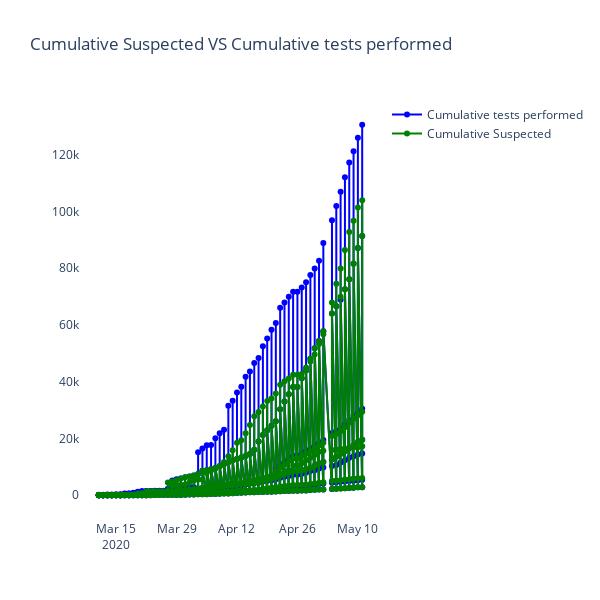

Write notebook code for a chart like this one.
### Code cell
fig = go.Figure()
fig.add_trace(go.Scatter(x=covid_data['Date'], y=covid_data['Cumulative  tests performed'],
                    mode='lines+markers',marker_color='blue',name='Cumulative tests performed'))
fig.add_trace(go.Scatter(x=covid_data['Date'], y=covid_data['Cumulative'],
                mode='lines+markers',marker_color='green',name='Cumulative Suspected'))
fig.update_layout(title_text='Cumulative Suspected VS Cumulative tests performed',plot_bgcolor='rgb(275, 270, 273)',width=600, height=600)
fig.show()

### Figure 1 — Plotly figure (JSON) as saved in the notebook; plotly's stock layout.template omitted (floating-point values rounded to 4 significant figures; data arrays with more than 128 entries replaced by an {"elided": "..."} marker saying what was removed)
{"data": [{"marker": {"color": "blue"}, "mode": "lines+markers", "name": "Cumulative tests performed", "type": "scatter", "x": {"elided": "440 str values"}, "y": {"elided": "440 int values"}}, {"marker": {"color": "green"}, "mode": "lines+markers", "name": "Cumulative Suspected", "type": "scatter", "x": {"elided": "440 str values"}, "y": {"elided": "440 int values"}}], "layout": {"height": 600, "plot_bgcolor": "rgb(275, 270, 273)", "title": {"text": "Cumulative Suspected VS Cumulative tests performed"}, "width": 600}}
